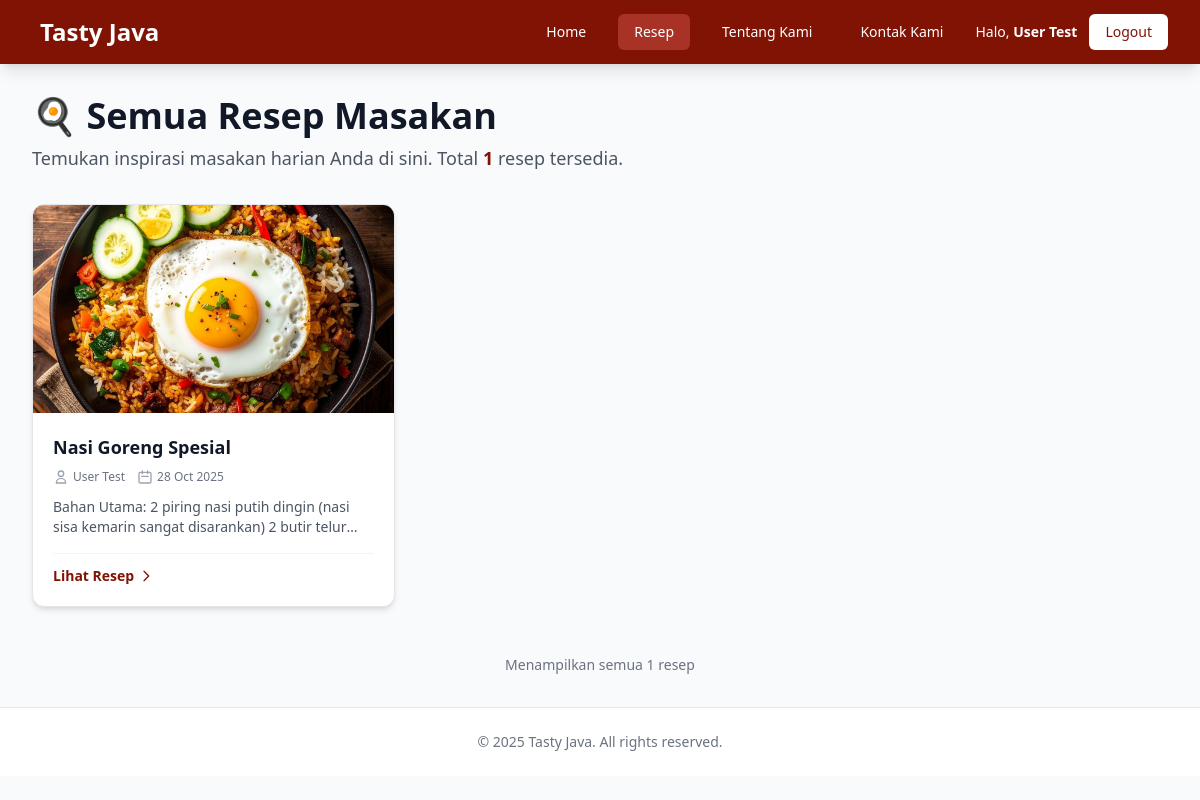
The app's page /public/recipes.php (signed in) with its own data.
### tables this page shows
CREATE TABLE `recipes` (
  `id` INT AUTO_INCREMENT PRIMARY KEY,
  `title` VARCHAR(255) NOT NULL,
  `ingredients` TEXT NOT NULL COMMENT 'Bahan-bahan resep',
  `instructions` TEXT NOT NULL COMMENT 'Langkah-langkah pembuatan',
  `featured_image` VARCHAR(255) NULL COMMENT 'Path ke gambar masakan',
  `author_id` INT,
  `created_at` TIMESTAMP DEFAULT CURRENT_TIMESTAMP,
  FOREIGN KEY (`author_id`) REFERENCES `users`(`id`) ON DELETE SET NULL
);

CREATE TABLE `users` (
  `id` INT AUTO_INCREMENT PRIMARY KEY,
  `name` VARCHAR(100) NOT NULL,
  `email` VARCHAR(100) NOT NULL UNIQUE,
  `password_hash` VARCHAR(255) NOT NULL,
  `role` ENUM('admin', 'editor', 'user') NOT NULL DEFAULT 'user',
  `created_at` TIMESTAMP DEFAULT CURRENT_TIMESTAMP
);

### public/recipes.php (the view, shortened to what this page needs)
<?php
$page_title = 'Semua Resep Masakan';
include __DIR__ . '/_header.php';
$sql = "SELECT recipes.id, recipes.title, recipes.featured_image, recipes.ingredients,
               users.name AS author_name, recipes.created_at
        FROM recipes
        JOIN users ON recipes.author_id = users.id
        ORDER BY recipes.created_at DESC";
$result = mysqli_query($conn, $sql);
$recipes = [];
if ($result && mysqli_num_rows($result) > 0) {
    while ($row = mysqli_fetch_assoc($result)) {
        $clean_text = strip_tags($row['ingredients']);
        $clean_text = preg_replace('/\s+/', ' ', $clean_text);
        $clean_text = trim($clean_text);
        $excerpt = substr($clean_text, 0, 100) . '...';
        $recipes[] = [
            'id' => $row['id'],
            'title' => $row['title'],
            'image' => $row['featured_image'] ? '/tasty_java/' . $row['featured_image'] : 'https://images.unsplash.com/photo-1546069901-ba9599a7e63c?auto=format&fit=crop&q=80&w=600',
            'author_name' => $row['author_name'],
            'excerpt' => $excerpt,
            'created_at' => $row['created_at']
        ];
    }
}
$total_recipes = count($recipes);
?>
<div class="max-w-7xl mx-auto px-4 sm:px-6 lg:px-8 py-8">
    <div class="mb-8">
        <div class="flex flex-col md:flex-row md:items-center md:justify-between">
            <div>
                <h1 class="text-3xl md:text-4xl font-bold text-gray-900 mb-2">
                    🍳 <?php echo $page_title; ?>
                </h1>
                <p class="text-gray-600 text-lg">
                    Temukan inspirasi masakan harian Anda di sini. Total <span class="font-semibold text-primary"><?php echo $total_recipes; ?></span> resep tersedia.
                </p>
            </div>
        </div>
    </div>
    <?php if (empty($recipes)): ?>
        <div class="text-center py-16 bg-gray-50 rounded-lg">
            <svg class="mx-auto h-24 w-24 text-gray-400" fill="none" stroke="currentColor" viewBox="0 0 24 24">
                <path stroke-linecap="round" stroke-linejoin="round" stroke-width="2" d="M19 11H5m14 0a2 2 0 012 2v6a2 2 0 01-2 2H5a2 2 0 01-2-2v-6a2 2 0 012-2m14 0V9a2 2 0 00-2-2M5 11V9a2 2 0 012-2m0 0V5a2 2 0 012-2h6a2 2 0 012 2v2M7 7h10"/>
            </svg>
            <h3 class="mt-4 text-xl font-semibold text-gray-900">Belum ada resep</h3>
            <p class="mt-2 text-gray-600">Belum ada resep yang dipublikasikan saat ini.</p>
            <?php if (isset($_SESSION['user_id']) && $_SESSION['user_role'] == 'admin'): ?>
                <div class="mt-6">
                    <a href="admin/create_recipe.php"
                       class="inline-flex items-center px-6 py-3 bg-primary text-white font-medium rounded-lg shadow hover:bg-primary-dark transition duration-300">
                        <svg class="w-5 h-5 mr-2" fill="none" stroke="currentColor" viewBox="0 0 24 24">
                            <path stroke-linecap="round" stroke-linejoin="round" stroke-width="2" d="M12 4v16m8-8H4"/>
                        </svg>
                        Tambah Resep Pertama
                    </a>
                </div>
            <?php else: ?>
                <p class="mt-4 text-gray-500">Silakan login sebagai admin untuk menambah resep.</p>
            <?php endif; ?>
        </div>
    <?php else: ?>
        <div class="grid gap-6 sm:grid-cols-2 lg:grid-cols-3 xl:grid-cols-4">
            <?php foreach ($recipes as $recipe): ?>
                <article class="group bg-white rounded-xl shadow-md overflow-hidden border border-gray-200 hover:shadow-2xl hover:border-primary transition-all duration-300 transform hover:-translate-y-1">
                    <a href="recipe_detail.php?id=<?= $recipe['id'] ?>" class="block relative h-52 overflow-hidden">
                        <img src="<?= htmlspecialchars($recipe['image']) ?>"
                             alt="<?= htmlspecialchars($recipe['title']) ?>"
                             class="w-full h-full object-cover group-hover:scale-110 transition-transform duration-500">
                    </a>
                    <div class="p-5">
                        <h3 class="text-lg font-bold text-gray-900 mb-2 group-hover:text-primary transition-colors duration-300 line-clamp-2">
                            <a href="recipe_detail.php?id=<?= $recipe['id'] ?>">
                                <?= htmlspecialchars($recipe['title']) ?>
                            </a>
                        </h3>
                        <div class="flex items-center text-xs text-gray-500 mb-3">
                            <svg class="w-4 h-4 mr-1 text-gray-400" fill="none" stroke="currentColor" viewBox="0 0 24 24">
                                <path stroke-linecap="round" stroke-linejoin="round" stroke-width="2" d="M16 7a4 4 0 11-8 0 4 4 0 018 0zM12 14a7 7 0 00-7 7h14a7 7 0 00-7-7z"/>
                            </svg>
                            <span class="mr-3"><?= htmlspecialchars($recipe['author_name']) ?></span>
                            <svg class="w-4 h-4 mr-1 text-gray-400" fill="none" stroke="currentColor" viewBox="0 0 24 24">
                                <path stroke-linecap="round" stroke-linejoin="round" stroke-width="2" d="M8 7V3m8 4V3m-9 8h10M5 21h14a2 2 0 002-2V7a2 2 0 00-2-2H5a2 2 0 00-2 2v12a2 2 0 002 2z"/>
                            </svg>
                            <span><?= date('d M Y', strtotime($recipe['created_at'])) ?></span>
                        </div>
                        <p class="text-sm text-gray-600 mb-4 line-clamp-2">
                            <?= htmlspecialchars($recipe['excerpt']) ?>
                        </p>
                        <div class="flex items-center justify-between pt-3 border-t border-gray-100">
                            <a href="recipe_detail.php?id=<?= $recipe['id'] ?>"
                               class="inline-flex items-center text-primary font-semibold text-sm hover:text-primary-dark transition-colors duration-300">
                                Lihat Resep
                                <svg class="w-4 h-4 ml-1 group-hover:translate-x-1 transition-transform duration-300" fill="none" stroke="currentColor" viewBox="0 0 24 24">
                                    <path stroke-linecap="round" stroke-linejoin="round" stroke-width="2" d="M9 5l7 7-7 7"/>
                                </svg>
                            </a>
                        </div>
                    </div>
                </article>
            <?php endforeach; ?>
        </div>
        <div class="mt-12 flex justify-center">
            <p class="text-gray-500 text-sm">
                Menampilkan semua <?= $total_recipes ?> resep
            </p>
        </div>
    <?php endif; ?>
</div>
<?php
include __DIR__ . '/_footer.php';
?>

### records on screen
recipes: title "Nasi Goreng Spesial", author.name "User Test", created_at "28 Oct 2025", excerpt "Bahan Utama: 2 piring nasi putih dingin (nasi sisa kemarin sangat disarankan) 2 butir…"

### other values on screen
$_SESSION['user_name'] "User Test"
$page_title "Semua Resep Masakan"
$total_recipes "1"
